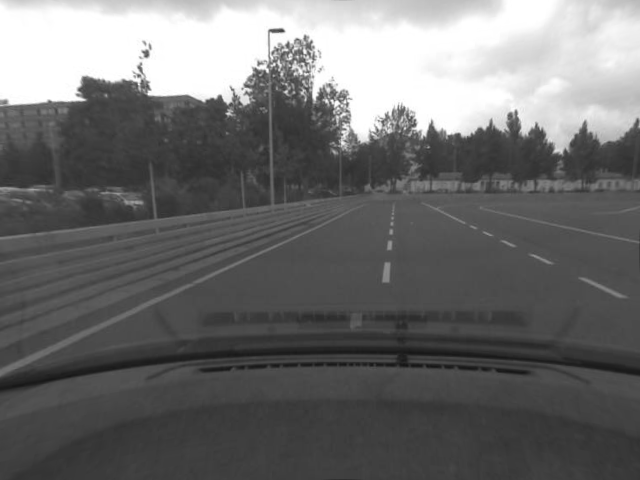
#> input picture frame_0.png, 640 x 480 px
$ jupyter execute --allow-errors Transformation.ipynb
#> lines starting #> are read from the running program, lines starting #| are printed output that depends on the picture
[cell 1]
import cv2
import numpy as np
import yaml
import matplotlib.pyplot as plt
import numpy as np
from sklearn.datasets.samples_generator import make_blobs
from sklearn.neighbors import NearestNeighbors
from sklearn.cluster import DBSCAN
from matplotlib import pyplot as plt
import seaborn as sns
sns.set()

[cell 2]
frame = cv2.imread("frame_0.png", cv2.IMREAD_COLOR)
#> frame is the input picture: shape (480, 640, 3); min 20, max 255, mean 109.2
frame_size = (frame.shape[1], frame.shape[0])
#> frame_size = (640, 480)
# [4 lines of commented-out code are left out]
print (len(frame.shape))
#| 3

[cell 3]
#Coordinates of quadrangle vertices in the source image.
src = np.float32([
                [450,230],
                [600,312],
                [80,312],
                [281,230]])

#Coordinates of the corresponding quadrangle vertices in the destination image.
dst = np.float32([
        [450,230],
        [450,312],
        [281,312],
        [281,230]])

[cell 4]
H = cv2.getPerspectiveTransform(src, dst)
H_inv = cv2.getPerspectiveTransform(dst,src)
warped = cv2.warpPerspective(frame, H, frame_size, flags=cv2.INTER_LINEAR)
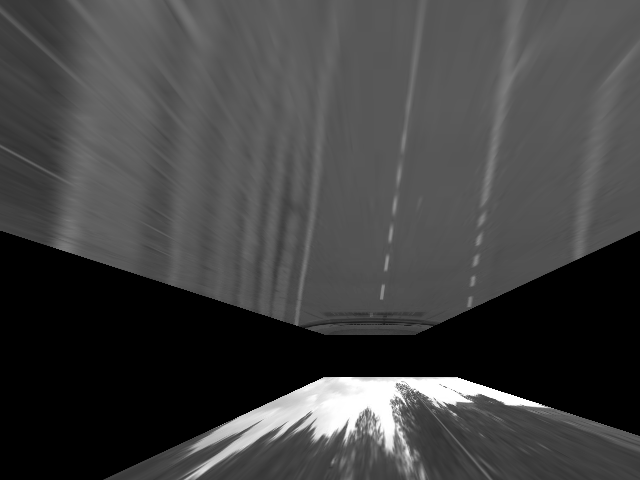
#> warped: shape (480, 640, 3); min 0, max 255, mean 66.7
#cv2.imshow('blended.png', warped)
#cv2.waitKey()
#cv2.destroyAllWindows()
print(H)
#im1 = im1.save("geeks.jpg")

[cell 5]
# create indices of the destination image and linearize them
h, w = warped.shape[:2]
#> h = 480; w = 640
indy, indx = np.indices((h, w), dtype=np.float32)
lin_homg_ind = np.array([indx.ravel(), indy.ravel(), np.ones_like(indx).ravel()])

[cell 6]
map_ind = H_inv.dot(lin_homg_ind)
map_x, map_y = map_ind[:-1]/map_ind[-1]
map_x = map_x.reshape(h, w).astype(np.float32)
map_y = map_y.reshape(h, w).astype(np.float32)

[cell 7]
# remap!
dst = cv2.remap(warped, map_x, map_y, cv2.INTER_LINEAR)
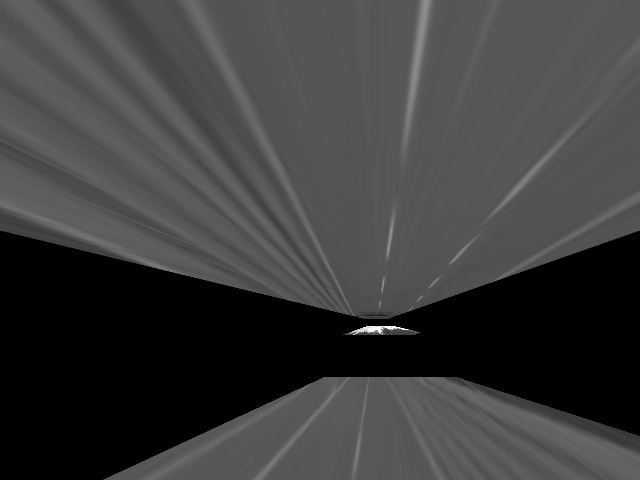
#> dst: shape (480, 640, 3); min 0, max 255, mean 60.9
blended = cv2.addWeighted(frame, 0.5, dst, 0.5, 0)
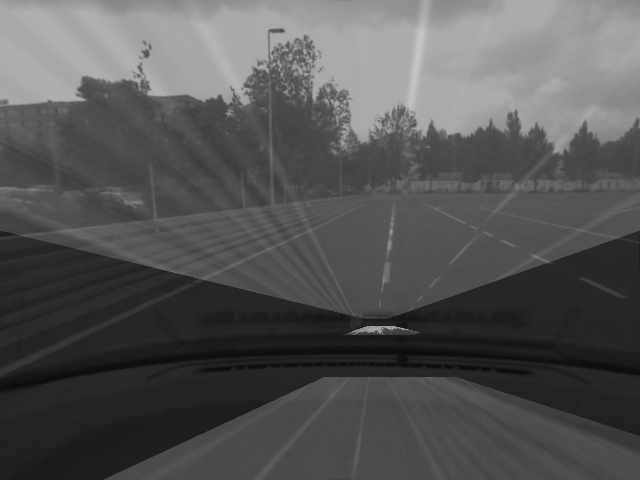
#> blended: shape (480, 640, 3); min 10, max 198, mean 85
#cv2.imshow('blended.png', blended)
#cv2.waitKey()
#cv2.destroyAllWindows()
